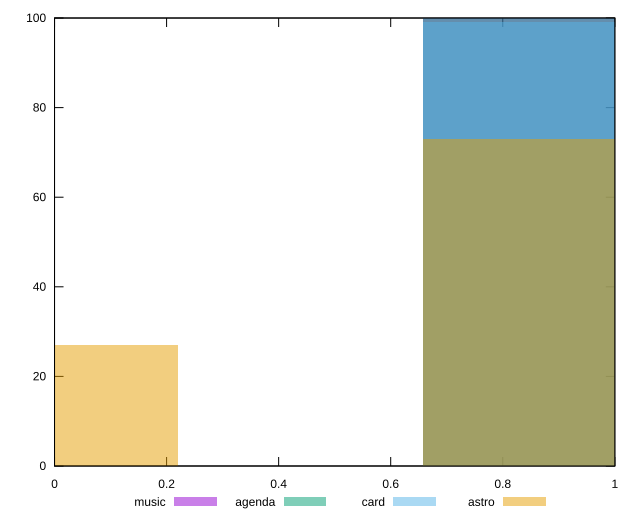

Generate this figure with gnuplot:
reset

$music <<EOF
0.8778882653309895 100
EOF

$agenda <<EOF
0.8778882653309895 100
EOF

$card <<EOF
0.8778882653309895 99
EOF

$astro <<EOF
0.8778882653309895 73
0 27
EOF

set key outside below
set boxwidth 0.43894413266549476
set xrange [0:1]
set yrange [0:100]
set trange [0:100]
set style fill transparent solid 0.5 noborder
set terminal svg size 640, 520 enhanced background rgb 'white'
set output "report/report_00029_2021-02-24T13-36-40.390Z/cumulative-layout-shift/comparison/histogram/all_score.svg"

plot $music title "music" with boxes, \
     $agenda title "agenda" with boxes, \
     $card title "card" with boxes, \
     $astro title "astro" with boxes

reset
